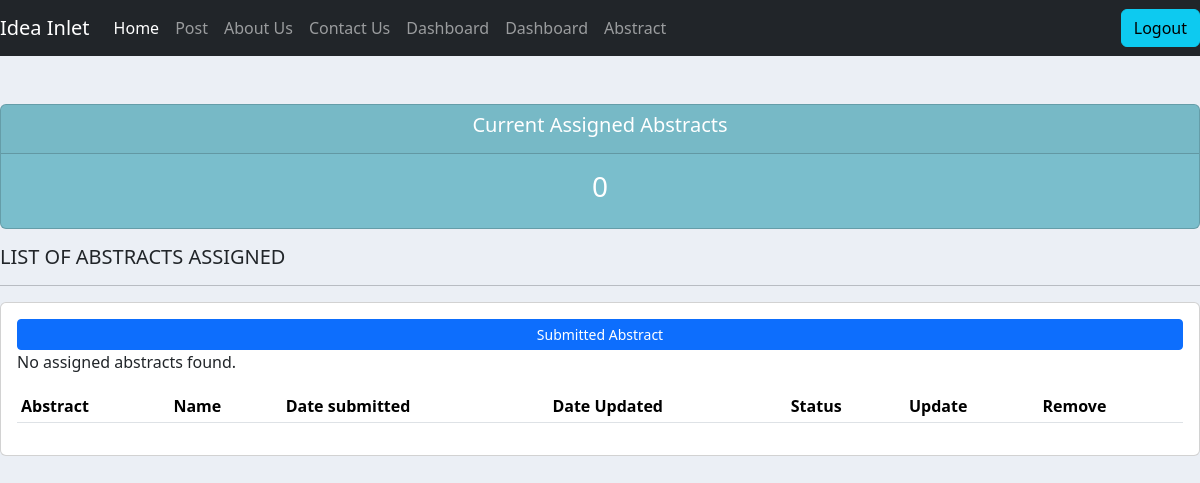
Before: /editor/ (signed in) with the older database file.
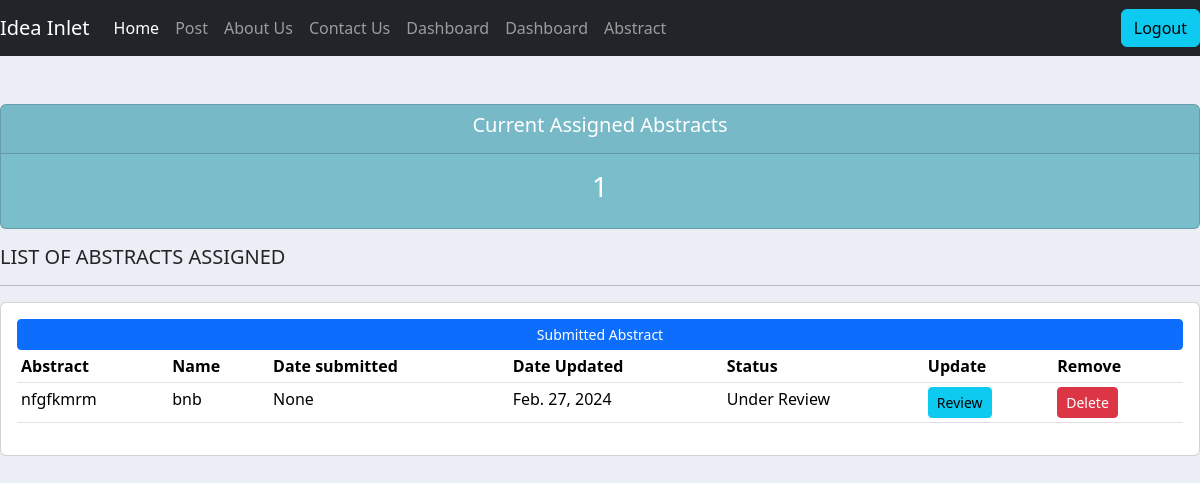
After: the same page with the newer database file.
### abstract/models.py (models this page shows, shortened)
class Abstract(models.Model):
    STATUS = (
        ("Pending", "Pending"),
        ("Under Review", "Under Review"),
        ("Accepted", "Accepted"),
        ("Rejected.", "Rejected"),
    )
    title = models.CharField(max_length=200, null=True)
    abstract_body = models.TextField(max_length=600, null=True)
    keywords = models.CharField(max_length=300, null=True)
    author_name = models.CharField(max_length=200, null=True)
    author_email = models.EmailField(max_length=200, null=True)
    author_affiliation = models.CharField(max_length=200, null=True)
    presenter_name = models.CharField(max_length=200, null=True)
    presenter_email = models.EmailField(max_length=200, null=True)
    date_created = models.DateField(auto_now_add=True, null=True)
    date_updated = models.DateField(auto_now=True, null=True)
    upload = models.FileField(upload_to="uploads/%Y/%m/%d/", blank=True)
    status = models.CharField(max_length=50, choices=STATUS, default='Pending')
    topics = models.ManyToManyField(Topic)
    presentation_preference = models.ManyToManyField(Presentation_type)
    event = models.ForeignKey(Event, null=True, on_delete=models.SET_NULL)
    author = models.ForeignKey(Author, null=True, on_delete=models.SET_NULL)
    editors = models.ManyToManyField(Group, related_name='assigned_abstracts', blank=True)

### abstract/decorators.py (the view)
        def wrapper_func(request, *args, **kwargs):
            group = None
            if request.user.groups.exists():
                group = request.user.groups.all()[0].name
            if group in allowed_roles:
                return  view_func(request, *args, **kwargs)
            else:
                return render(request, 'abstract/authorize.html')

### abstract/views.py (called while the page is built)
@login_required(login_url='login')
@allowed_users(allowed_roles=['editor', 'reviewer'])
def editor_dashboard(request):
    assigned_abstracts = Abstract.objects.filter(editors=request.user.groups.first())
    total_abstract = assigned_abstracts.count()
    is_editor = request.user.groups.filter(name='editor').exists()
    context = {'assigned_abstracts': assigned_abstracts,
               'total_abstract':total_abstract, 'is_editor':is_editor}
    return render(request, 'abstract/editor.html', context)

### abstract/templates/abstract/editor.html
{%  extends 'abstract/main.html' %}
{% block content %}
<br>
<br>
<div class="col">
	<div class="col-md">
	 <div class="card text-center text-white  mb-3" id="orders-delivered">
		<div class="card-header">
		 <h5 class="card-title">Current Assigned Abstracts</h5>
		</div>
		<div class="card-body">
		  <h3 class="card-title">{{total_abstract}}</h3>
		</div>
	 </div>
	</div>
</div>
<div class="row">
	<div class="col-md-13">
			<h5> LIST OF ABSTRACTS ASSIGNED</h5>
		<hr>
		<div class="card card-body">
			<a class="btn btn-primary  btn-sm btn-block" href="">Submitted Abstract</a>
			<table class="table table-sm">
				<tr>
					<th>Abstract</th>
					<th>Name</th>
                    <th>Date submitted</th>
					<th>Date Updated</th>
                    <th>Status</th>
					<th>Update</th>
					<th>Remove</th>
				</tr>
				{% for abstract in assigned_abstracts %}
                <tr>
                    <td>{{ abstract.title }} </td>
					<td>{{ abstract.author_name }}</td>
                    <td>{{ abstract.date_created }}</td>
					<td>{{ abstract.date_updated }}</td>
                    <td>{{ abstract.status}} </td>
					<td><a class= "btn btn-sm btn-info" href="{% url 'update_abstract' abstract.id %}"> Review </a></td>
					<td><a class= "btn btn-sm btn-danger" href="{% url 'delete_abstract' abstract.id %}"> Delete </a></td>
                </tr>
				{% empty %}
				<p>No assigned abstracts found.</p>
                {% endfor %}
			</table>
		</div>
	</div>
</div>
{% endblock %}

Changed rows visible on the page:
now on this page (row edited): Abstract: title "nfgfkmrm", author_name "bnb", date_created "None", date_updated "Feb. 27, 2024", status "Under Review"
Other visible differences:
{{ total_abstract }}: "0" → "1"
text no longer shown: "No assigned abstracts found."
